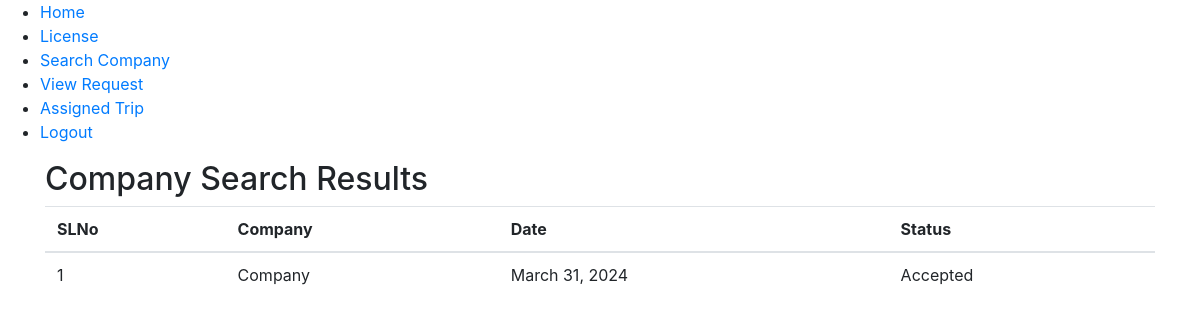
The app's page /Driver/ViewRequest/ (signed in) with its own data.
### Company/models.py (models this page shows)
class tbl_driver_request(models.Model):
    request_id = models.AutoField(primary_key=True)
    request_date = models.DateField(auto_now_add=True)
    request_status = models.CharField(max_length=10, default=0)
    company_id = models.ForeignKey(tbl_company,on_delete=models.CASCADE)
    driver_id = models.ForeignKey(tbl_driver,on_delete=models.CASCADE)

### Guest/models.py (models this page shows)
class tbl_company(models.Model):
    company_id = models.AutoField(primary_key=True)
    company_name = models.CharField(max_length=50)
    company_contact = models.CharField(max_length=50)
    company_email = models.CharField(max_length=50)
    company_address = models.CharField(max_length=50)
    company_password = models.CharField(max_length=50)
    company_doj = models.DateField(auto_now_add=True)
    company_since = models.CharField(max_length=50)
    company_proof = models.FileField(upload_to='Files/')
    company_logo = models.FileField(upload_to='Files/')
    location_id = models.ForeignKey(tbl_location,on_delete=models.CASCADE)
    owner_name = models.CharField(max_length=50)
    owner_email = models.CharField(max_length=50)
    owner_contact = models.CharField(max_length=50)
    company_status = models.IntegerField(default=0)

### Driver/views.py (the view)
# urls.py: path('ViewRequest/',views.ViewRequest,name="ViewRequest"),
def ViewRequest(request):
    did = tbl_driver.objects.get(driver_id=request.session['did'])
    requestData = tbl_driver_request.objects.filter(driver_id=did)
    return render(request,"Driver/ViewRequest.html",{'requestData':requestData})

### Driver/Templates/Driver/ViewRequest.html (shortened to what this page needs)
{% extends 'Driver/Include.html' %}
{% load static %}
{% block content %}
<!DOCTYPE html>
<html lang="en">
<head>
    <link href="https://stackpath.bootstrapcdn.com/bootstrap/4.5.2/css/bootstrap.min.css" rel="stylesheet">
</head>
<body>
    <div class="container">
        <h2>Company Search Results</h2>
        <table class="table">
            <thead>
                <tr>
                    <th>SLNo</th>
                    <th>Company</th>
                    <th>Date</th>
                    <th>Status</th>
                </tr>
            </thead>
            <tbody>
                {% for i in requestData %}
                <tr>
                    <td>{{ forloop.counter }}</td>
                    <td>{{ i.company_id.company_name }}</td>
                    <td>{{ i.request_date }}</td>
                    <td>
                        {% if i.request_status == "0" %}
                            Pending
                        {% elif i.request_status == "1" %}
                            Accepted
                        {% elif i.request_status == "2" %}
                            Rejected
                        {% endif %}
                    </td>
                </tr>
                {% endfor %}
            </tbody>
        </table>
    </div>
</body>
</html>
{% endblock content %}

### records on screen
tbl_driver_request: company_id.company_name "Company", request_date "March 31, 2024", request_status "Accepted"
